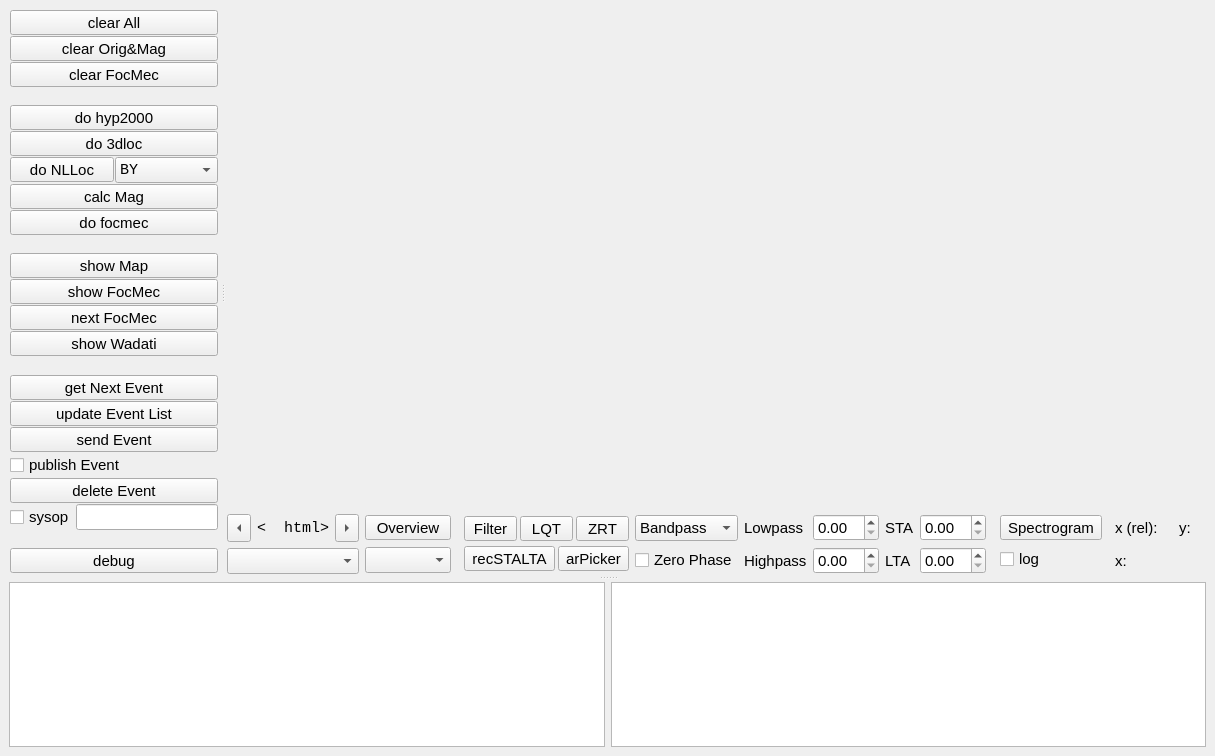
<ui version="4.0" >
 <class>qMainWindow_obsPyck</class>
 <widget class="QMainWindow" name="qMainWindow_obsPyck" >
  <property name="geometry" >
   <rect>
    <x>0</x>
    <y>0</y>
    <width>1185</width>
    <height>756</height>
   </rect>
  </property>
  <property name="sizePolicy" >
   <sizepolicy vsizetype="Maximum" hsizetype="Maximum" >
    <horstretch>0</horstretch>
    <verstretch>0</verstretch>
   </sizepolicy>
  </property>
  <property name="font" >
   <font>
    <family>Arial</family>
    <pointsize>11</pointsize>
    <stylestrategy>PreferAntialias</stylestrategy>
   </font>
  </property>
  <property name="windowTitle" >
   <string>ObsPyck</string>
  </property>
  <property name="windowIcon" >
   <iconset>
    <normaloff>obspyck.gif</normaloff>obspyck.gif</iconset>
  </property>
  <widget class="QWidget" name="centralwidget" >
   <property name="mouseTracking" >
    <bool>true</bool>
   </property>
   <layout class="QVBoxLayout" name="verticalLayout_4" >
    <item>
     <layout class="QVBoxLayout" name="verticalLayout" >
      <item>
       <widget class="QSplitter" name="qSplitter_vertical" >
        <property name="orientation" >
         <enum>Qt::Vertical</enum>
        </property>
        <property name="handleWidth" >
         <number>8</number>
        </property>
        <widget class="QSplitter" name="qSplitter_horizontal" >
         <property name="sizePolicy" >
          <sizepolicy vsizetype="Preferred" hsizetype="Minimum" >
           <horstretch>0</horstretch>
           <verstretch>0</verstretch>
          </sizepolicy>
         </property>
         <property name="frameShape" >
          <enum>QFrame::NoFrame</enum>
         </property>
         <property name="frameShadow" >
          <enum>QFrame::Plain</enum>
         </property>
         <property name="orientation" >
          <enum>Qt::Horizontal</enum>
         </property>
         <property name="handleWidth" >
          <number>8</number>
         </property>
         <widget class="QWidget" name="layoutWidgetxx" >
          <layout class="QVBoxLayout" name="leftVerticalLayout" >
           <property name="spacing" >
            <number>1</number>
           </property>
           <property name="sizeConstraint" >
            <enum>QLayout::SetDefaultConstraint</enum>
           </property>
           <property name="margin" >
            <number>1</number>
           </property>
           <item>
            <widget class="QToolButton" name="qToolButton_clearAll" >
             <property name="sizePolicy" >
              <sizepolicy vsizetype="Minimum" hsizetype="Minimum" >
               <horstretch>0</horstretch>
               <verstretch>0</verstretch>
              </sizepolicy>
             </property>
             <property name="font" >
              <font>
               <kerning>true</kerning>
              </font>
             </property>
             <property name="focusPolicy" >
              <enum>Qt::NoFocus</enum>
             </property>
             <property name="styleSheet" >
              <string notr="true" />
             </property>
             <property name="text" >
              <string>clear All</string>
             </property>
             <property name="checkable" >
              <bool>false</bool>
             </property>
            </widget>
           </item>
           <item>
            <widget class="QToolButton" name="qToolButton_clearOrigMag" >
             <property name="sizePolicy" >
              <sizepolicy vsizetype="Minimum" hsizetype="Minimum" >
               <horstretch>0</horstretch>
               <verstretch>0</verstretch>
              </sizepolicy>
             </property>
             <property name="focusPolicy" >
              <enum>Qt::NoFocus</enum>
             </property>
             <property name="text" >
              <string>clear Orig&amp;&amp;Mag</string>
             </property>
            </widget>
           </item>
           <item>
            <widget class="QToolButton" name="qToolButton_clearFocMec" >
             <property name="sizePolicy" >
              <sizepolicy vsizetype="Minimum" hsizetype="Minimum" >
               <horstretch>0</horstretch>
               <verstretch>0</verstretch>
              </sizepolicy>
             </property>
             <property name="focusPolicy" >
              <enum>Qt::NoFocus</enum>
             </property>
             <property name="text" >
              <string>clear FocMec</string>
             </property>
            </widget>
           </item>
           <item>
            <spacer name="verticalSpacer_2" >
             <property name="orientation" >
              <enum>Qt::Vertical</enum>
             </property>
             <property name="sizeHint" stdset="0" >
              <size>
               <width>20</width>
               <height>40</height>
              </size>
             </property>
            </spacer>
           </item>
           <item>
            <widget class="QToolButton" name="qToolButton_doHyp2000" >
             <property name="sizePolicy" >
              <sizepolicy vsizetype="Minimum" hsizetype="Minimum" >
               <horstretch>0</horstretch>
               <verstretch>0</verstretch>
              </sizepolicy>
             </property>
             <property name="focusPolicy" >
              <enum>Qt::NoFocus</enum>
             </property>
             <property name="text" >
              <string>do hyp2000</string>
             </property>
            </widget>
           </item>
           <item>
            <widget class="QToolButton" name="qToolButton_do3dloc" >
             <property name="sizePolicy" >
              <sizepolicy vsizetype="Minimum" hsizetype="Minimum" >
               <horstretch>0</horstretch>
               <verstretch>0</verstretch>
              </sizepolicy>
             </property>
             <property name="focusPolicy" >
              <enum>Qt::NoFocus</enum>
             </property>
             <property name="text" >
              <string>do 3dloc</string>
             </property>
            </widget>
           </item>
           <item>
            <layout class="QHBoxLayout" name="horizontalLayout_3" >
             <property name="sizeConstraint" >
              <enum>QLayout::SetMinimumSize</enum>
             </property>
             <item>
              <widget class="QToolButton" name="qToolButton_doNlloc" >
               <property name="sizePolicy" >
                <sizepolicy vsizetype="Fixed" hsizetype="Minimum" >
                 <horstretch>0</horstretch>
                 <verstretch>0</verstretch>
                </sizepolicy>
               </property>
               <property name="focusPolicy" >
                <enum>Qt::NoFocus</enum>
               </property>
               <property name="text" >
                <string>do NLLoc</string>
               </property>
              </widget>
             </item>
             <item>
              <widget class="QComboBox" name="qComboBox_nllocModel" >
               <property name="sizePolicy" >
                <sizepolicy vsizetype="Fixed" hsizetype="Minimum" >
                 <horstretch>0</horstretch>
                 <verstretch>0</verstretch>
                </sizepolicy>
               </property>
               <property name="font" >
                <font>
                 <family>Monospace</family>
                 <weight>50</weight>
                 <italic>false</italic>
                 <bold>false</bold>
                </font>
               </property>
               <property name="focusPolicy" >
                <enum>Qt::NoFocus</enum>
               </property>
               <property name="styleSheet" >
                <string notr="true" />
               </property>
               <item>
                <property name="text" >
                 <string>BY</string>
                </property>
               </item>
               <item>
                <property name="text" >
                 <string>RH</string>
                </property>
               </item>
               <item>
                <property name="text" >
                 <string>UH</string>
                </property>
               </item>
              </widget>
             </item>
            </layout>
           </item>
           <item>
            <widget class="QToolButton" name="qToolButton_calcMag" >
             <property name="sizePolicy" >
              <sizepolicy vsizetype="Minimum" hsizetype="Minimum" >
               <horstretch>0</horstretch>
               <verstretch>0</verstretch>
              </sizepolicy>
             </property>
             <property name="focusPolicy" >
              <enum>Qt::NoFocus</enum>
             </property>
             <property name="text" >
              <string>calc Mag</string>
             </property>
            </widget>
           </item>
           <item>
            <widget class="QToolButton" name="qToolButton_doFocMec" >
             <property name="sizePolicy" >
              <sizepolicy vsizetype="Minimum" hsizetype="Minimum" >
               <horstretch>0</horstretch>
               <verstretch>0</verstretch>
              </sizepolicy>
             </property>
             <property name="focusPolicy" >
              <enum>Qt::NoFocus</enum>
             </property>
             <property name="text" >
              <string>do focmec</string>
             </property>
            </widget>
           </item>
           <item>
            <spacer name="verticalSpacer_3" >
             <property name="orientation" >
              <enum>Qt::Vertical</enum>
             </property>
             <property name="sizeHint" stdset="0" >
              <size>
               <width>20</width>
               <height>40</height>
              </size>
             </property>
            </spacer>
           </item>
           <item>
            <widget class="QToolButton" name="qToolButton_showMap" >
             <property name="sizePolicy" >
              <sizepolicy vsizetype="Minimum" hsizetype="Minimum" >
               <horstretch>0</horstretch>
               <verstretch>0</verstretch>
              </sizepolicy>
             </property>
             <property name="focusPolicy" >
              <enum>Qt::NoFocus</enum>
             </property>
             <property name="text" >
              <string>show Map</string>
             </property>
             <property name="checkable" >
              <bool>true</bool>
             </property>
            </widget>
           </item>
           <item>
            <widget class="QToolButton" name="qToolButton_showFocMec" >
             <property name="sizePolicy" >
              <sizepolicy vsizetype="Minimum" hsizetype="Minimum" >
               <horstretch>0</horstretch>
               <verstretch>0</verstretch>
              </sizepolicy>
             </property>
             <property name="focusPolicy" >
              <enum>Qt::NoFocus</enum>
             </property>
             <property name="text" >
              <string>show FocMec</string>
             </property>
             <property name="checkable" >
              <bool>true</bool>
             </property>
            </widget>
           </item>
           <item>
            <widget class="QToolButton" name="qToolButton_nextFocMec" >
             <property name="sizePolicy" >
              <sizepolicy vsizetype="Minimum" hsizetype="Minimum" >
               <horstretch>0</horstretch>
               <verstretch>0</verstretch>
              </sizepolicy>
             </property>
             <property name="focusPolicy" >
              <enum>Qt::NoFocus</enum>
             </property>
             <property name="text" >
              <string>next FocMec</string>
             </property>
            </widget>
           </item>
           <item>
            <widget class="QToolButton" name="qToolButton_showWadati" >
             <property name="sizePolicy" >
              <sizepolicy vsizetype="Minimum" hsizetype="Minimum" >
               <horstretch>0</horstretch>
               <verstretch>0</verstretch>
              </sizepolicy>
             </property>
             <property name="focusPolicy" >
              <enum>Qt::NoFocus</enum>
             </property>
             <property name="text" >
              <string>show Wadati</string>
             </property>
             <property name="checkable" >
              <bool>true</bool>
             </property>
            </widget>
           </item>
           <item>
            <spacer name="verticalSpacer_4" >
             <property name="orientation" >
              <enum>Qt::Vertical</enum>
             </property>
             <property name="sizeHint" stdset="0" >
              <size>
               <width>20</width>
               <height>40</height>
              </size>
             </property>
            </spacer>
           </item>
           <item>
            <widget class="QToolButton" name="qToolButton_getNextEvent" >
             <property name="sizePolicy" >
              <sizepolicy vsizetype="Minimum" hsizetype="Minimum" >
               <horstretch>0</horstretch>
               <verstretch>0</verstretch>
              </sizepolicy>
             </property>
             <property name="focusPolicy" >
              <enum>Qt::NoFocus</enum>
             </property>
             <property name="text" >
              <string>get Next Event</string>
             </property>
            </widget>
           </item>
           <item>
            <widget class="QToolButton" name="qToolButton_updateEventList" >
             <property name="sizePolicy" >
              <sizepolicy vsizetype="Minimum" hsizetype="Minimum" >
               <horstretch>0</horstretch>
               <verstretch>0</verstretch>
              </sizepolicy>
             </property>
             <property name="focusPolicy" >
              <enum>Qt::NoFocus</enum>
             </property>
             <property name="text" >
              <string>update Event List</string>
             </property>
            </widget>
           </item>
           <item>
            <widget class="QToolButton" name="qToolButton_sendEvent" >
             <property name="sizePolicy" >
              <sizepolicy vsizetype="Minimum" hsizetype="Minimum" >
               <horstretch>0</horstretch>
               <verstretch>0</verstretch>
              </sizepolicy>
             </property>
             <property name="focusPolicy" >
              <enum>Qt::NoFocus</enum>
             </property>
             <property name="text" >
              <string>send Event</string>
             </property>
            </widget>
           </item>
           <item>
            <widget class="QCheckBox" name="qCheckBox_publishEvent" >
             <property name="sizePolicy" >
              <sizepolicy vsizetype="Minimum" hsizetype="Minimum" >
               <horstretch>0</horstretch>
               <verstretch>0</verstretch>
              </sizepolicy>
             </property>
             <property name="focusPolicy" >
              <enum>Qt::NoFocus</enum>
             </property>
             <property name="text" >
              <string>publish Event</string>
             </property>
            </widget>
           </item>
           <item>
            <widget class="QToolButton" name="qToolButton_deleteEvent" >
             <property name="sizePolicy" >
              <sizepolicy vsizetype="Minimum" hsizetype="Minimum" >
               <horstretch>0</horstretch>
               <verstretch>0</verstretch>
              </sizepolicy>
             </property>
             <property name="focusPolicy" >
              <enum>Qt::NoFocus</enum>
             </property>
             <property name="text" >
              <string>delete Event</string>
             </property>
            </widget>
           </item>
           <item>
            <layout class="QHBoxLayout" name="horizontalLayout_4" >
             <property name="sizeConstraint" >
              <enum>QLayout::SetMinimumSize</enum>
             </property>
             <item>
              <widget class="QCheckBox" name="qCheckBox_sysop" >
               <property name="sizePolicy" >
                <sizepolicy vsizetype="Minimum" hsizetype="Minimum" >
                 <horstretch>0</horstretch>
                 <verstretch>0</verstretch>
                </sizepolicy>
               </property>
               <property name="focusPolicy" >
                <enum>Qt::NoFocus</enum>
               </property>
               <property name="text" >
                <string>sysop</string>
               </property>
              </widget>
             </item>
             <item>
              <widget class="QLineEdit" name="qLineEdit_sysopPassword" >
               <property name="sizePolicy" >
                <sizepolicy vsizetype="Minimum" hsizetype="Fixed" >
                 <horstretch>0</horstretch>
                 <verstretch>0</verstretch>
                </sizepolicy>
               </property>
               <property name="focusPolicy" >
                <enum>Qt::ClickFocus</enum>
               </property>
               <property name="acceptDrops" >
                <bool>false</bool>
               </property>
               <property name="echoMode" >
                <enum>QLineEdit::Password</enum>
               </property>
              </widget>
             </item>
            </layout>
           </item>
           <item>
            <spacer name="verticalSpacer_5" >
             <property name="orientation" >
              <enum>Qt::Vertical</enum>
             </property>
             <property name="sizeHint" stdset="0" >
              <size>
               <width>20</width>
               <height>40</height>
              </size>
             </property>
            </spacer>
           </item>
           <item>
            <layout class="QHBoxLayout" name="horizontalLayout_5" >
             <property name="sizeConstraint" >
              <enum>QLayout::SetMinimumSize</enum>
             </property>
             <item>
              <widget class="QToolButton" name="qToolButton_debug" >
               <property name="sizePolicy" >
                <sizepolicy vsizetype="Fixed" hsizetype="Minimum" >
                 <horstretch>0</horstretch>
                 <verstretch>0</verstretch>
                </sizepolicy>
               </property>
               <property name="focusPolicy" >
                <enum>Qt::NoFocus</enum>
               </property>
               <property name="text" >
                <string>debug</string>
               </property>
              </widget>
             </item>
            </layout>
           </item>
          </layout>
         </widget>
         <widget class="QWidget" name="qWidget_mpl" >
          <layout class="QVBoxLayout" name="qVBoxLayout_mpl" >
           <item>
            <widget class="QMplCanvas" native="1" name="qMplCanvas" >
             <property name="sizePolicy" >
              <sizepolicy vsizetype="Expanding" hsizetype="Expanding" >
               <horstretch>99</horstretch>
               <verstretch>99</verstretch>
              </sizepolicy>
             </property>
             <property name="cursor" >
              <cursorShape>CrossCursor</cursorShape>
             </property>
             <property name="mouseTracking" >
              <bool>true</bool>
             </property>
             <property name="focusPolicy" >
              <enum>Qt::StrongFocus</enum>
             </property>
            </widget>
           </item>
           <item>
            <layout class="QHBoxLayout" name="horizontalLayout_2" >
             <item>
              <layout class="QHBoxLayout" name="horizontalLayout_6" >
               <property name="sizeConstraint" >
                <enum>QLayout::SetMinimumSize</enum>
               </property>
               <item>
                <layout class="QVBoxLayout" name="VerticalLayout" >
                 <property name="spacing" >
                  <number>6</number>
                 </property>
                 <property name="sizeConstraint" >
                  <enum>QLayout::SetDefaultConstraint</enum>
                 </property>
                 <property name="topMargin" >
                  <number>0</number>
                 </property>
                 <item>
                  <layout class="QHBoxLayout" name="horizontalLayout_13" >
                   <item>
                    <widget class="QToolButton" name="qToolButton_previousStream" >
                     <property name="sizePolicy" >
                      <sizepolicy vsizetype="Expanding" hsizetype="Maximum" >
                       <horstretch>0</horstretch>
                       <verstretch>0</verstretch>
                      </sizepolicy>
                     </property>
                     <property name="focusPolicy" >
                      <enum>Qt::NoFocus</enum>
                     </property>
                     <property name="text" >
                      <string>&lt;</string>
                     </property>
                     <property name="arrowType" >
                      <enum>Qt::LeftArrow</enum>
                     </property>
                    </widget>
                   </item>
                   <item>
                    <widget class="QLabel" name="qLabel_streamNumber" >
                     <property name="sizePolicy" >
                      <sizepolicy vsizetype="Fixed" hsizetype="Preferred" >
                       <horstretch>0</horstretch>
                       <verstretch>0</verstretch>
                      </sizepolicy>
                     </property>
                     <property name="font" >
                      <font>
                       <family>Monospace</family>
                      </font>
                     </property>
                     <property name="styleSheet" >
                      <string notr="true" />
                     </property>
                     <property name="text" >
                      <string>&lt;!DOCTYPE HTML PUBLIC "-//W3C//DTD HTML 4.0//EN" "http://www.w3.org/TR/REC-html40/strict.dtd">
&lt;  html>&lt;head>&lt;meta name="qrichtext" content="1" />&lt;style type="text/css">
p, l  i { white-space: pre-wrap; }
&lt;  /style>&lt;/head>&lt;body style=" font-family:'Monospace'; font-size:10pt; font-weight:400; font-style:normal;">
&lt;  p align="center" style=" margin-top:0px; margin-bottom:0px; margin-left:0px; margin-right:0px; -qt-block-indent:0; text-indent:0px;">00/00&lt;/p>&lt;/body>&lt;/html></string>
                     </property>
                     <property name="alignment" >
                      <set>Qt::AlignCenter</set>
                     </property>
                    </widget>
                   </item>
                   <item>
                    <widget class="QToolButton" name="qToolButton_nextStream" >
                     <property name="sizePolicy" >
                      <sizepolicy vsizetype="Minimum" hsizetype="Maximum" >
                       <horstretch>0</horstretch>
                       <verstretch>0</verstretch>
                      </sizepolicy>
                     </property>
                     <property name="focusPolicy" >
                      <enum>Qt::NoFocus</enum>
                     </property>
                     <property name="text" >
                      <string>></string>
                     </property>
                     <property name="arrowType" >
                      <enum>Qt::RightArrow</enum>
                     </property>
                    </widget>
                   </item>
                  </layout>
                 </item>
                 <item>
                  <widget class="QComboBox" name="qComboBox_streamName" >
                   <property name="sizePolicy" >
                    <sizepolicy vsizetype="Fixed" hsizetype="Preferred" >
                     <horstretch>0</horstretch>
                     <verstretch>0</verstretch>
                    </sizepolicy>
                   </property>
                   <property name="font" >
                    <font>
                     <family>Monospace</family>
                    </font>
                   </property>
                   <property name="focusPolicy" >
                    <enum>Qt::NoFocus</enum>
                   </property>
                   <property name="styleSheet" >
                    <string notr="true" />
                   </property>
                  </widget>
                 </item>
                </layout>
               </item>
               <item>
                <layout class="QVBoxLayout" name="verticalLayout_3" >
                 <item>
                  <widget class="QToolButton" name="qToolButton_overview" >
                   <property name="sizePolicy" >
                    <sizepolicy vsizetype="Fixed" hsizetype="Minimum" >
                     <horstretch>0</horstretch>
                     <verstretch>0</verstretch>
                    </sizepolicy>
                   </property>
                   <property name="focusPolicy" >
                    <enum>Qt::NoFocus</enum>
                   </property>
                   <property name="text" >
                    <string>Overview</string>
                   </property>
                   <property name="checkable" >
                    <bool>true</bool>
                   </property>
                  </widget>
                 </item>
                 <item>
                  <widget class="QComboBox" name="qComboBox_phaseType" >
                   <property name="sizePolicy" >
                    <sizepolicy vsizetype="Fixed" hsizetype="Minimum" >
                     <horstretch>0</horstretch>
                     <verstretch>0</verstretch>
                    </sizepolicy>
                   </property>
                   <property name="focusPolicy" >
                    <enum>Qt::NoFocus</enum>
                   </property>
                  </widget>
                 </item>
                </layout>
               </item>
              </layout>
             </item>
             <item>
              <spacer name="horizontalSpacer_2" >
               <property name="orientation" >
                <enum>Qt::Horizontal</enum>
               </property>
               <property name="sizeHint" stdset="0" >
                <size>
                 <width>10</width>
                 <height>10</height>
                </size>
               </property>
              </spacer>
             </item>
             <item>
              <layout class="QHBoxLayout" name="horizontalLayout_12" >
               <item>
                <layout class="QVBoxLayout" name="verticalLayout_8" >
                 <property name="spacing" >
                  <number>3</number>
                 </property>
                 <item>
                  <layout class="QHBoxLayout" name="horizontalLayout_17" >
                   <item>
                    <widget class="QToolButton" name="qToolButton_filter" >
                     <property name="sizePolicy" >
                      <sizepolicy vsizetype="Fixed" hsizetype="Minimum" >
                       <horstretch>0</horstretch>
                       <verstretch>0</verstretch>
                      </sizepolicy>
                     </property>
                     <property name="focusPolicy" >
                      <enum>Qt::NoFocus</enum>
                     </property>
                     <property name="text" >
                      <string>Filter</string>
                     </property>
                     <property name="checkable" >
                      <bool>true</bool>
                     </property>
                    </widget>
                   </item>
                   <item>
                    <widget class="QToolButton" name="qToolButton_rotateLQT" >
                     <property name="sizePolicy" >
                      <sizepolicy vsizetype="Fixed" hsizetype="Minimum" >
                       <horstretch>0</horstretch>
                       <verstretch>0</verstretch>
                      </sizepolicy>
                     </property>
                     <property name="focusPolicy" >
                      <enum>Qt::NoFocus</enum>
                     </property>
                     <property name="text" >
                      <string>LQT</string>
                     </property>
                     <property name="checkable" >
                      <bool>true</bool>
                     </property>
                    </widget>
                   </item>
                   <item>
                    <widget class="QToolButton" name="qToolButton_rotateZRT" >
                     <property name="sizePolicy" >
                      <sizepolicy vsizetype="Fixed" hsizetype="Minimum" >
                       <horstretch>0</horstretch>
                       <verstretch>0</verstretch>
                      </sizepolicy>
                     </property>
                     <property name="focusPolicy" >
                      <enum>Qt::NoFocus</enum>
                     </property>
                     <property name="text" >
                      <string>ZRT</string>
                     </property>
                     <property name="checkable" >
                      <bool>true</bool>
                     </property>
                    </widget>
                   </item>
                  </layout>
                 </item>
                 <item>
                  <layout class="QHBoxLayout" name="horizontalLayout_15" >
                   <item>
                    <widget class="QToolButton" name="qToolButton_trigger" >
                     <property name="sizePolicy" >
                      <sizepolicy vsizetype="Fixed" hsizetype="Minimum" >
                       <horstretch>0</horstretch>
                       <verstretch>0</verstretch>
                      </sizepolicy>
                     </property>
                     <property name="focusPolicy" >
                      <enum>Qt::NoFocus</enum>
                     </property>
                     <property name="text" >
                      <string>recSTALTA</string>
                     </property>
                     <property name="checkable" >
                      <bool>true</bool>
                     </property>
                    </widget>
                   </item>
                   <item>
                    <widget class="QToolButton" name="qToolButton_arpicker" >
                     <property name="sizePolicy" >
                      <sizepolicy vsizetype="Fixed" hsizetype="Minimum" >
                       <horstretch>0</horstretch>
                       <verstretch>0</verstretch>
                      </sizepolicy>
                     </property>
                     <property name="focusPolicy" >
                      <enum>Qt::NoFocus</enum>
                     </property>
                     <property name="text" >
                      <string>arPicker</string>
                     </property>
                     <property name="arrowType" >
                      <enum>Qt::NoArrow</enum>
                     </property>
                    </widget>
                   </item>
                  </layout>
                 </item>
                </layout>
               </item>
               <item>
                <layout class="QVBoxLayout" name="verticalLayout_6" >
                 <item>
                  <widget class="QComboBox" name="qComboBox_filterType" >
                   <property name="focusPolicy" >
                    <enum>Qt::NoFocus</enum>
                   </property>
                   <item>
                    <property name="text" >
                     <string>Bandpass</string>
                    </property>
                   </item>
                   <item>
                    <property name="text" >
                     <string>Bandstop</string>
                    </property>
                   </item>
                   <item>
                    <property name="text" >
                     <string>Lowpass</string>
                    </property>
                   </item>
                   <item>
                    <property name="text" >
                     <string>Highpass</string>
                    </property>
                   </item>
                  </widget>
                 </item>
                 <item>
                  <widget class="QCheckBox" name="qCheckBox_zerophase" >
                   <property name="focusPolicy" >
                    <enum>Qt::NoFocus</enum>
                   </property>
                   <property name="text" >
                    <string>Zero Phase</string>
                   </property>
                  </widget>
                 </item>
                </layout>
               </item>
               <item>
                <layout class="QVBoxLayout" name="verticalLayout_5" >
                 <item>
                  <layout class="QHBoxLayout" name="horizontalLayout_11" >
                   <item>
                    <widget class="QLabel" name="qLabel_lowpass" >
                     <property name="text" >
                      <string>Lowpass</string>
                     </property>
                    </widget>
                   </item>
                   <item>
                    <widget class="QDoubleSpinBox" name="qDoubleSpinBox_lowpass" >
                     <property name="focusPolicy" >
                      <enum>Qt::NoFocus</enum>
                     </property>
                    </widget>
                   </item>
                  </layout>
                 </item>
                 <item>
                  <layout class="QHBoxLayout" name="horizontalLayout_10" >
                   <item>
                    <widget class="QLabel" name="qLabel_highpass" >
                     <property name="text" >
                      <string>Highpass</string>
                     </property>
                    </widget>
                   </item>
                   <item>
                    <widget class="QDoubleSpinBox" name="qDoubleSpinBox_highpass" >
                     <property name="focusPolicy" >
                      <enum>Qt::NoFocus</enum>
                     </property>
                    </widget>
                   </item>
                  </layout>
                 </item>
                </layout>
               </item>
               <item>
                <layout class="QVBoxLayout" name="verticalLayout_9" >
                 <item>
                  <layout class="QHBoxLayout" name="horizontalLayout_16" >
                   <item>
                    <widget class="QLabel" name="qLabel_sta" >
                     <property name="text" >
                      <string>STA</string>
                     </property>
                    </widget>
                   </item>
                   <item>
                    <widget class="QDoubleSpinBox" name="qDoubleSpinBox_sta" >
                     <property name="focusPolicy" >
                      <enum>Qt::NoFocus</enum>
                     </property>
                     <property name="singleStep" >
                      <double>0.100000000000000</double>
                     </property>
                    </widget>
                   </item>
                  </layout>
                 </item>
                 <item>
                  <layout class="QHBoxLayout" name="horizontalLayout_14" >
                   <item>
                    <widget class="QLabel" name="qLabel_lta" >
                     <property name="text" >
                      <string>LTA</string>
                     </property>
                    </widget>
                   </item>
                   <item>
                    <widget class="QDoubleSpinBox" name="qDoubleSpinBox_lta" >
                     <property name="focusPolicy" >
                      <enum>Qt::NoFocus</enum>
                     </property>
                    </widget>
                   </item>
                  </layout>
                 </item>
                </layout>
               </item>
              </layout>
             </item>
             <item>
              <spacer name="horizontalSpacer_3" >
               <property name="orientation" >
                <enum>Qt::Horizontal</enum>
               </property>
               <property name="sizeHint" stdset="0" >
                <size>
                 <width>10</width>
                 <height>10</height>
                </size>
               </property>
              </spacer>
             </item>
             <item>
              <layout class="QVBoxLayout" name="verticalLayout_7" >
               <item>
                <widget class="QToolButton" name="qToolButton_spectrogram" >
                 <property name="focusPolicy" >
                  <enum>Qt::NoFocus</enum>
                 </property>
                 <property name="text" >
                  <string>Spectrogram</string>
                 </property>
                 <property name="checkable" >
                  <bool>true</bool>
                 </property>
                </widget>
               </item>
               <item>
                <widget class="QCheckBox" name="qCheckBox_spectrogramLog" >
                 <property name="focusPolicy" >
                  <enum>Qt::NoFocus</enum>
                 </property>
                 <property name="text" >
                  <string>log</string>
                 </property>
                </widget>
               </item>
              </layout>
             </item>
             <item>
              <spacer name="horizontalSpacer" >
               <property name="orientation" >
                <enum>Qt::Horizontal</enum>
               </property>
               <property name="sizeHint" stdset="0" >
                <size>
                 <width>10</width>
                 <height>10</height>
                </size>
               </property>
              </spacer>
             </item>
             <item>
              <layout class="QVBoxLayout" name="verticalLayout_2" >
               <property name="sizeConstraint" >
                <enum>QLayout::SetDefaultConstraint</enum>
               </property>
               <item>
                <layout class="QHBoxLayout" name="horizontalLayout_9" >
                 <item>
                  <layout class="QHBoxLayout" name="horizontalLayout_8" >
                   <item>
                    <widget class="QLabel" name="qLabel_x_rel" >
                     <property name="text" >
                      <string>x (rel):</string>
                     </property>
                    </widget>
                   </item>
                   <item>
                    <widget class="QLabel" name="qLabel_xdata_rel" >
                     <property name="text" >
                      <string/>
                     </property>
                    </widget>
                   </item>
                  </layout>
                 </item>
                 <item>
                  <layout class="QHBoxLayout" name="horizontalLayout_7" >
                   <item>
                    <widget class="QLabel" name="qLabel_y" >
                     <property name="text" >
                      <string>y:</string>
                     </property>
                    </widget>
                   </item>
                   <item>
                    <widget class="QLabel" name="qLabel_ydata" >
                     <property name="sizePolicy" >
                      <sizepolicy vsizetype="Preferred" hsizetype="Preferred" >
                       <horstretch>0</horstretch>
                       <verstretch>0</verstretch>
                      </sizepolicy>
                     </property>
                     <property name="baseSize" >
                      <size>
                       <width>0</width>
                       <height>0</height>
                      </size>
                     </property>
                     <property name="text" >
                      <string/>
                     </property>
                    </widget>
                   </item>
                  </layout>
                 </item>
                </layout>
               </item>
               <item>
                <layout class="QHBoxLayout" name="horizontalLayout_8b" >
                 <item>
                  <widget class="QLabel" name="qLabel_x_abs" >
                   <property name="text" >
                    <string>x:</string>
                   </property>
                  </widget>
                 </item>
                 <item>
                  <widget class="QLabel" name="qLabel_xdata_abs" >
                   <property name="text" >
                    <string/>
                   </property>
                  </widget>
                 </item>
                </layout>
               </item>
              </layout>
             </item>
            </layout>
           </item>
          </layout>
         </widget>
        </widget>
        <widget class="QWidget" name="layoutWidget" >
         <layout class="QHBoxLayout" name="horizontalLayout" >
          <item>
           <widget class="QPlainTextEdit" name="qPlainTextEdit_stdout" >
            <property name="sizePolicy" >
             <sizepolicy vsizetype="Expanding" hsizetype="Expanding" >
              <horstretch>0</horstretch>
              <verstretch>0</verstretch>
             </sizepolicy>
            </property>
            <property name="minimumSize" >
             <size>
              <width>0</width>
              <height>50</height>
             </size>
            </property>
            <property name="font" >
             <font>
              <family>Monospace</family>
              <pointsize>10</pointsize>
             </font>
            </property>
            <property name="focusPolicy" >
             <enum>Qt::NoFocus</enum>
            </property>
            <property name="acceptDrops" >
             <bool>false</bool>
            </property>
            <property name="undoRedoEnabled" >
             <bool>false</bool>
            </property>
            <property name="readOnly" >
             <bool>true</bool>
            </property>
            <property name="textInteractionFlags" >
             <set>Qt::TextBrowserInteraction</set>
            </property>
           </widget>
          </item>
          <item>
           <widget class="QPlainTextEdit" name="qPlainTextEdit_stderr" >
            <property name="sizePolicy" >
             <sizepolicy vsizetype="Expanding" hsizetype="Expanding" >
              <horstretch>0</horstretch>
              <verstretch>0</verstretch>
             </sizepolicy>
            </property>
            <property name="minimumSize" >
             <size>
              <width>0</width>
              <height>50</height>
             </size>
            </property>
            <property name="font" >
             <font>
              <family>Monospace</family>
              <pointsize>10</pointsize>
             </font>
            </property>
            <property name="focusPolicy" >
             <enum>Qt::NoFocus</enum>
            </property>
            <property name="acceptDrops" >
             <bool>false</bool>
            </property>
            <property name="undoRedoEnabled" >
             <bool>false</bool>
            </property>
            <property name="readOnly" >
             <bool>true</bool>
            </property>
            <property name="textInteractionFlags" >
             <set>Qt::LinksAccessibleByMouse|Qt::TextSelectableByMouse</set>
            </property>
           </widget>
          </item>
         </layout>
        </widget>
       </widget>
      </item>
     </layout>
    </item>
   </layout>
  </widget>
  <widget class="QMenuBar" name="menubar" >
   <property name="geometry" >
    <rect>
     <x>0</x>
     <y>0</y>
     <width>1185</width>
     <height>21</height>
    </rect>
   </property>
  </widget>
  <widget class="QStatusBar" name="statusbar" >
   <property name="enabled" >
    <bool>false</bool>
   </property>
   <property name="sizePolicy" >
    <sizepolicy vsizetype="Ignored" hsizetype="Ignored" >
     <horstretch>0</horstretch>
     <verstretch>0</verstretch>
    </sizepolicy>
   </property>
  </widget>
 </widget>
 <customwidgets>
  <customwidget>
   <class>QMplCanvas</class>
   <extends>QWidget</extends>
   <header>util.h</header>
   <container>1</container>
  </customwidget>
 </customwidgets>
 <resources/>
 <connections/>
</ui>
